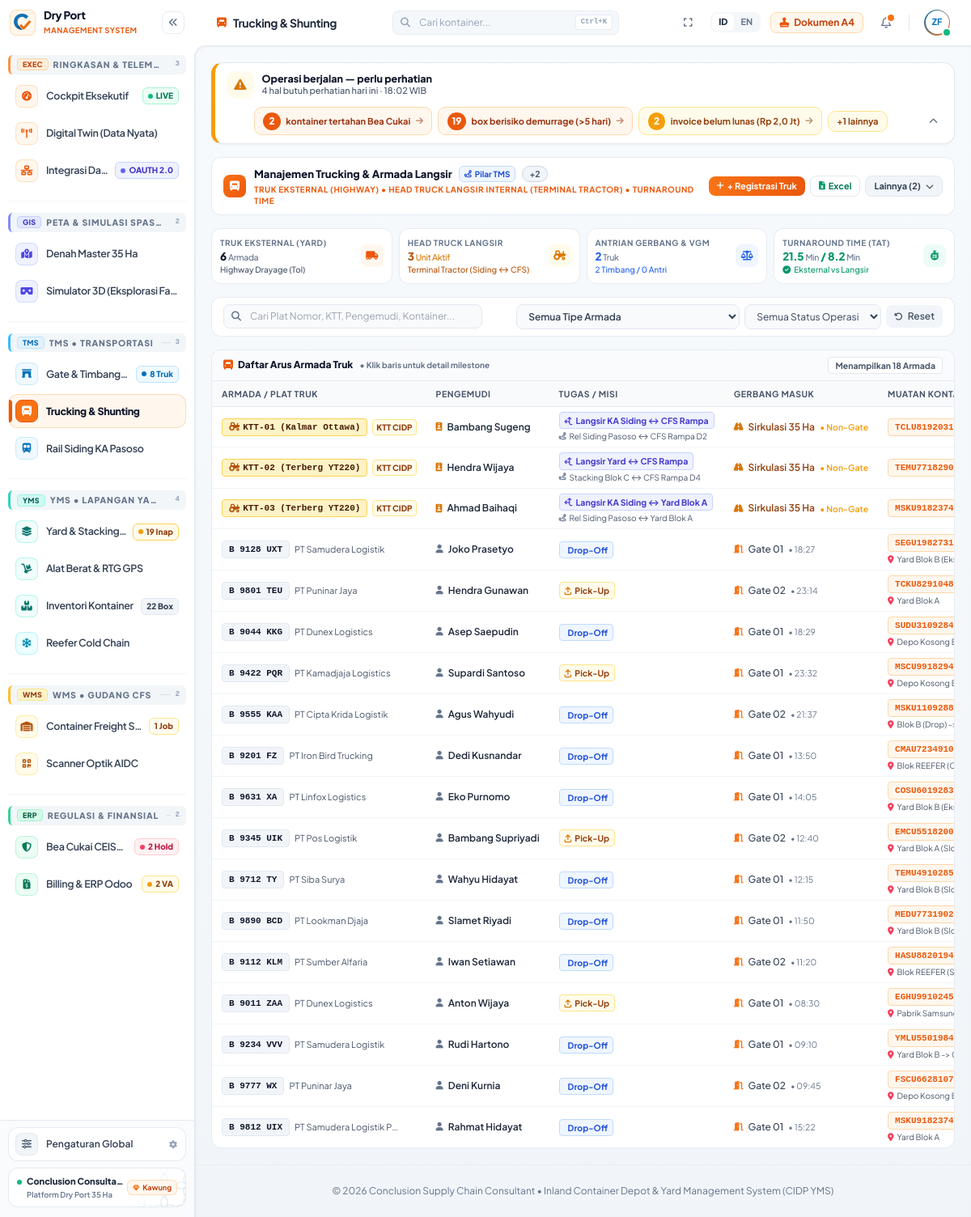
Page /dashboard.php?page=trucking (signed in) on the committed database.
### tables this page shows
CREATE TABLE `trucks` (
  `id` int(11) NOT NULL AUTO_INCREMENT,
  `license_plate` varchar(20) NOT NULL,
  `rfid_tag` varchar(50) DEFAULT NULL COMMENT 'Tag RFID armada',
  `driver_name` varchar(100) DEFAULT NULL,
  `company` varchar(100) DEFAULT NULL,
  `job_type` enum('drop_off','pick_up') NOT NULL DEFAULT 'drop_off',
  `mission_type` varchar(50) DEFAULT 'DROP_EXPORT',
  `container_number` varchar(20) DEFAULT NULL,
  `destination` varchar(100) DEFAULT 'Yard Blok A',
  `target_block` varchar(15) DEFAULT 'A',
  `do_number` varchar(50) DEFAULT NULL,
  `weight_gross` decimal(10,2) DEFAULT 0.00,
  `weight_tare` decimal(10,2) DEFAULT 0.00,
  `status` enum('queuing','at_gate','in_yard','loading','gate_out') DEFAULT 'queuing',
  `gate_in_time` datetime DEFAULT NULL,
  `gate_out_time` datetime DEFAULT NULL,
  `created_at` datetime DEFAULT current_timestamp(),
  PRIMARY KEY (`id`)
);

### pages/trucking.php (the view, shortened to what the rows shown need)
<?php
require_once __DIR__ . '/../connection.php';
$raw_trucks = [];
try {
    $stmt = $pdo->query("SELECT * FROM trucks WHERE status != 'scheduled' ORDER BY id ASC");
    $raw_trucks = $stmt->fetchAll(PDO::FETCH_ASSOC);
} catch (Exception $e) {
    $raw_trucks = [];
}
$lanes = [
    'Gate 01 (Lane A - Inbound Heavy)',
    'Gate 02 (Lane B - Fast Track Empty)',
    'Gate 01 (Lane C - Reefer Priority)'
];
$yard_locations = [
    'loading' => 'Slot Blok B / Bay 08 (Proses Lift-Off oleh RS-02)',
    'in_yard' => 'Jalur Sirkulasi Blok A (Menuju Slot A-01-01)',
    'at_gate' => 'Jembatan Timbang Gate 01 (Sedang Ditimbang)',
    'queuing' => 'Jalur Antrian Pra-Gerbang Luar (Pre-Gate Buffer)',
    'gate_out' => 'Gate Out Lane 01 (Selesai Keluar Menuju Tol)'
];
$assigned_rs = [
    'RS-02 (Agus Setiawan)',
    'RS-01 (Budi Santoso)',
    'RTG-01 (Joko Susilo)',
    'RS-03 (Rudi Hermawan)'
];
$external_trucks = [];
foreach ($raw_trucks as $idx => $t) {
    $t['fleet_type'] = 'external';
    $t['fleet_label'] = 'Truk Eksternal (Highway)';
    $t['unit_model'] = 'Highway Drayage Prime Mover';
    $t['do_number'] = $t['do_number'] ?? ('DO-2026/CIDP/' . str_pad($idx + 101, 4, '0', STR_PAD_LEFT));
    $t['driver_sim'] = $t['driver_sim'] ?? ('SIM B2 Umum #' . (982100 + $idx));
    $t['gate_lane'] = $lanes[$idx % count($lanes)];
    $t['current_location'] = $yard_locations[$t['status']] ?? 'Area Lapangan';
    $t['handling_equipment'] = (!empty($t['container_number'])) ? $assigned_rs[$idx % count($assigned_rs)] : 'Menunggu Penugasan';
    $has_cont = !empty($t['container_number']);
    $db_gross = floatval($t['weight_gross'] ?? 0);
    $db_tare = floatval($t['weight_tare'] ?? 0);
    if ($db_gross > 0 && $db_tare > 0) {
        $gross = $db_gross;
        $tare = $db_tare;
        $net = max(0, $gross - $tare);
    } else {
        $tare = 12500 + ($idx * 150);
        $net = $has_cont ? (14000 + ($idx * 2100)) : 0;
        $gross = $tare + $net;
    }
    $t['weight_tare'] = $tare;
    $t['weight_net'] = $net;
    $t['weight_gross'] = $gross;
    if (!empty($t['gate_in_time']) && !empty($t['gate_out_time'])) {
        $mins = round((strtotime($t['gate_out_time']) - strtotime($t['gate_in_time'])) / 60);
        $t['tat_text'] = "{$mins} Menit (Selesai)";
    } elseif (!empty($t['gate_in_time'])) {
        $mins = round((time() - strtotime($t['gate_in_time'])) / 60);
        $t['tat_text'] = "{$mins} Menit (Berjalan)";
    } else {
        $t['tat_text'] = "Menunggu Gate-In";
    }
    $external_trucks[] = $t;
}
$trucks = array_merge($internal_trucks, $external_trucks);
?>
<div class="space-y-4">
    <div class="flex flex-col sm:flex-row sm:items-center justify-between gap-2.5 bg-white px-3.5 py-2.5 rounded-xl border border-slate-200/80 shadow-2xs">
        <div class="flex items-center space-x-2.5">
            <div>
                <div class="flex items-center space-x-2">
                    <h2 class="text-[13px] font-extrabold text-slate-900 leading-tight">Manajemen Trucking &amp; Armada Langsir</h2>
                </div>
            </div>
        </div>
    </div>
    <div class="bg-white rounded-xl shadow-2xs border border-slate-200/80 overflow-hidden">
        <div class="overflow-x-auto">
            <table class="w-full text-left border-collapse min-w-[720px]" id="truckTable">
                <thead>
                    <tr class="bg-slate-50/90 text-slate-500 text-[10px] uppercase font-bold tracking-wider border-b border-slate-200/80">
                        <th class="py-2 px-3">Armada / Plat Truk</th>
                        <th class="py-2 px-3">Pengemudi</th>
                        <th class="py-2 px-3">Tugas / Misi</th>
                        <th class="py-2 px-3">Gerbang Masuk</th>
                        <th class="py-2 px-3">Muatan Kontainer</th>
                    </tr>
                </thead>
                <tbody class="text-xs divide-y divide-slate-100">
                    <?php foreach ($trucks as $t): ?>
                        <?php
                        $is_shunting = (($t['fleet_type'] ?? '') === 'internal_shunting');
                        $json_pass = htmlspecialchars(json_encode([
                            'fleet_type' => $t['fleet_type'] ?? 'external',
                            'fleet_label' => $t['fleet_label'] ?? 'Truk Eksternal (Highway)',
                            'license_plate' => $t['license_plate'],
                            'unit_model' => $t['unit_model'] ?? 'Highway Prime Mover',
                            'rfid_tag' => $t['rfid_tag'],
                            'driver_name' => $t['driver_name'],
                            'driver_sim' => $t['driver_sim'],
                            'company' => $t['company'],
                            'do_number' => $t['do_number'],
                            'mission_label' => $t['mission_label'] ?? '',
                            'target_route' => $t['target_route'] ?? '',
                            'container_number' => $t['container_number'] ?? 'Chassis Siap Muat',
                            'gate_lane' => $t['gate_lane'],
                            'gate_in_time' => $t['gate_in_time'] ? date('d M Y, H:i \W\I\B', strtotime($t['gate_in_time'])) : 'Belum Masuk Gate',
                            'gate_out_time' => $t['gate_out_time'] ? date('d M Y, H:i \W\I\B', strtotime($t['gate_out_time'])) : ($is_shunting ? 'Sirkulasi Terminal 35 Ha (Non-Gate)' : 'Masih di Dalam Area'),
                            'current_location' => $t['current_location'],
                            'handling_equipment' => $t['handling_equipment'],
                            'weight_gross' => number_format($t['weight_gross'], 0, ',', '.') . ' kg',
                            'weight_tare' => number_format($t['weight_tare'], 0, ',', '.') . ' kg',
                            'weight_net' => number_format($t['weight_net'], 0, ',', '.') . ' kg',
                            'tat_text' => $t['tat_text'],
                            'status_raw' => $t['status'],
                            'status_text' => strtoupper($t['status'])
                        ]), ENT_QUOTES, 'UTF-8');
                        ?>
                        <tr class="hover:bg-orange-50/30 transition cursor-pointer truck-row group"
                            onclick='showGatePassModal(<?= $json_pass ?>)'
                            data-plate="<?= strtolower($t['license_plate']) ?>"
                            data-driver="<?= strtolower($t['driver_name']) ?>"
                            data-company="<?= strtolower($t['company']) ?>"
                            data-status="<?= strtolower($t['status']) ?>"
                            data-fleet-type="<?= strtolower($t['fleet_type'] ?? 'external') ?>"
                            data-container="<?= strtolower($t['container_number'] ?? '') ?>"
                            data-do="<?= strtolower($t['do_number']) ?>">
                            <td class="py-1.5 px-3 whitespace-nowrap">
                                <div class="flex items-center space-x-1.5">
                                    <?php if ($is_shunting): ?>
                                        <span class="font-mono font-extrabold text-amber-950 bg-amber-100 group-hover:bg-amber-200 border border-amber-300 px-2 py-0.5 rounded text-[11px] transition shadow-2xs flex items-center">
                                            <i class="fa-solid fa-tractor mr-1 text-amber-700 text-[10px]"></i>
                                            <?= htmlspecialchars($t['license_plate']) ?>
                                        </span>
                                        <span class="text-[9px] font-extrabold text-amber-800 bg-amber-50 border border-amber-200 px-1 py-0.5 rounded">
                                            KTT CIDP
                                        </span>
                                    <?php else: ?>
                                        <span class="font-mono font-bold text-slate-900 bg-slate-100 group-hover:bg-white group-hover:border-orange-300 px-2 py-0.5 rounded border border-slate-200 text-[11px] transition">
                                            <?= htmlspecialchars($t['license_plate']) ?>
                                        </span>
                                        <span class="text-slate-500 text-[11px] truncate max-w-[130px]">
                                            <?= htmlspecialchars($t['company']) ?>
                                        </span>
                                    <?php endif; ?>
                                </div>
                            </td>
                            <td class="py-1.5 px-3 whitespace-nowrap">
                                <div class="font-semibold text-slate-800 text-xs flex items-center">
                                    <i class="<?= $is_shunting ? 'fa-solid fa-id-badge text-amber-600' : 'fa-solid fa-user text-slate-400' ?> mr-1.5 text-[10px]"></i>
                                    <span><?= htmlspecialchars($t['driver_name']) ?></span>
                                </div>
                            </td>
                            <td class="py-1.5 px-3 whitespace-nowrap">
                                <?php if ($is_shunting): ?>
                                    <span class="inline-flex items-center px-1.5 py-0.5 rounded text-[10px] font-bold bg-indigo-50 text-indigo-700 border border-indigo-200">
                                        <i class="fa-solid fa-arrows-split-up-and-left mr-1 text-[9px] text-indigo-600"></i><?= htmlspecialchars($t['mission_label'] ?? 'Langsir Internal') ?>
                                    </span>
                                    <div class="text-[9px] text-slate-500 mt-0.5 flex items-center">
                                        <i class="fa-solid fa-route mr-1 text-slate-400 text-[8px]"></i><?= htmlspecialchars($t['target_route'] ?? '') ?>
                                    </div>
                                <?php else: ?>
                                    <?php
                                    $mType = $t['mission_type'] ?? '';
                                    if ($mType === 'drop_export'): ?>
                                        <span class="inline-flex items-center px-1.5 py-0.5 rounded text-[10px] font-bold bg-blue-50 text-blue-700 border border-blue-200">
                                            <i class="fa-solid fa-arrow-down-to-bracket mr-1 text-[9px] text-blue-600"></i>Drop Ekspor
                                        </span>
                                    <?php elseif ($mType === 'pick_import'): ?>
                                        <span class="inline-flex items-center px-1.5 py-0.5 rounded text-[10px] font-bold bg-amber-50 text-amber-800 border border-amber-200">
                                            <i class="fa-solid fa-arrow-up-from-bracket mr-1 text-[9px] text-amber-600"></i>Pick-Up Impor
                                        </span>
                                    <?php elseif ($mType === 'empty_return'): ?>
                                        <span class="inline-flex items-center px-1.5 py-0.5 rounded text-[10px] font-bold bg-slate-100 text-slate-700 border border-slate-200">
                                            <i class="fa-solid fa-rotate-left mr-1 text-[9px] text-slate-600"></i>Empty Return
                                        </span>
                                    <?php elseif ($mType === 'empty_release'): ?>
                                        <span class="inline-flex items-center px-1.5 py-0.5 rounded text-[10px] font-bold bg-cyan-50 text-cyan-800 border border-cyan-200">
                                            <i class="fa-solid fa-box-open mr-1 text-[9px] text-cyan-600"></i>Empty Release
                                        </span>
                                    <?php elseif ($mType === 'dual_cycle'): ?>
                                        <span class="inline-flex items-center px-1.5 py-0.5 rounded text-[10px] font-bold bg-purple-50 text-purple-700 border border-purple-200">
                                            <i class="fa-solid fa-arrows-rotate mr-1 text-[9px] text-purple-600"></i>Dual Cycle
                                        </span>
                                    <?php elseif (($t['job_type'] ?? 'drop_off') === 'pick_up'): ?>
                                        <span class="inline-flex items-center px-1.5 py-0.5 rounded text-[10px] font-bold bg-amber-50 text-amber-800 border border-amber-200">
                                            <i class="fa-solid fa-arrow-up-from-bracket mr-1 text-[9px] text-amber-600"></i>Pick-Up
                                        </span>
                                    <?php else: ?>
                                        <span class="inline-flex items-center px-1.5 py-0.5 rounded text-[10px] font-bold bg-blue-50 text-blue-700 border border-blue-200">
                                            <i class="fa-solid fa-arrow-down-to-bracket mr-1 text-[9px] text-blue-600"></i>Drop-Off
                                        </span>
                                    <?php endif; ?>
                                <?php endif; ?>
                            </td>
                            <td class="py-1.5 px-3 whitespace-nowrap">
                                <?php if ($is_shunting): ?>
                                    <div class="text-xs text-amber-800 font-semibold flex items-center">
                                        <i class="fa-solid fa-road mr-1.5 text-amber-600 text-[10px]"></i>
                                        <span>Sirkulasi 35 Ha</span>
                                        <span class="text-amber-500 text-[10px] ml-1.5">• Non-Gate</span>
                                    </div>
                                <?php else: ?>
                                    <div class="text-xs text-slate-700 flex items-center">
                                        <i class="fa-solid fa-door-open text-orange-500 mr-1.5 text-[10px]"></i>
                                        <span class="font-medium"><?= explode('(', $t['gate_lane'])[0] ?></span>
                                        <span class="text-slate-400 text-[10px] ml-1.5">• <?= $t['gate_in_time'] ? date('H:i', strtotime($t['gate_in_time'])) : '-' ?></span>
                                    </div>
                                <?php endif; ?>
                            </td>
                            <td class="py-1.5 px-3 whitespace-nowrap">
                                <?php if (!empty($t['container_number'])): ?>
                                    <span class="font-mono font-bold text-orange-600 bg-orange-50 px-2 py-0.5 rounded border border-orange-200 text-[11px] block w-fit">
                                        <?= htmlspecialchars($t['container_number']) ?>
                                    </span>
                                <?php else: ?>
                                    <span class="text-slate-400 italic text-[11px] block">Chassis Kosong</span>
                                <?php endif; ?>
                                <?php if (!empty($t['destination']) || !empty($t['target_block'])): ?>
                                    <span class="text-[9px] text-slate-500 flex items-center mt-0.5">
                                        <i class="fa-solid fa-location-dot mr-1 text-rose-500"></i><?= htmlspecialchars($t['destination'] ?: ('Blok ' . $t['target_block'])) ?>
                                    </span>
                                <?php endif; ?>
                            </td>
                        </tr>
                    <?php endforeach; ?>
                </tbody>
            </table>
        </div>
    </div>
</div>

### rows in the picture
trucks: license_plate "B 9128 UXT", company "PT Samudera Logistik", driver_name "Joko Prasetyo", mission_type "Drop-Off", gate_lane "Gate 01", gate_in_time "18:27", container_number "SEGU1982731", destination "Yard Blok B…"
trucks: license_plate "B 9801 TEU", company "PT Puninar Jaya", driver_name "Hendra Gunawan", job_type "pick_up" (drawn), mission_type "Pick-Up", gate_lane "Gate 02", gate_in_time "23:14", container_number "TCKU8291048", destination "Yard Blok A"
trucks: license_plate "B 9044 KKG", company "PT Dunex Logistics", driver_name "Asep Saepudin", mission_type "Drop-Off", gate_lane "Gate 01", gate_in_time "18:29", container_number "SUDU3109284", destination "Depo Kosong…"
trucks: license_plate "B 9422 PQR", company "PT Kamadjaja Logistics", driver_name "Supardi Santoso", job_type "pick_up" (drawn), mission_type "Pick-Up", gate_lane "Gate 01", gate_in_time "23:32", container_number "MSCU9918294", destination "Depo Kosong…"
trucks: license_plate "B 9555 KAA", company "PT Cipta Krida Logistik", driver_name "Agus Wahyudi", mission_type "Drop-Off", gate_lane "Gate 02", gate_in_time "21:37", container_number "MSKU1109288", destination "Blok B (Drop)…"
trucks: license_plate "B 9201 FZ", company "PT Iron Bird Trucking", driver_name "Dedi Kusnandar", mission_type "Drop-Off", gate_lane "Gate 01", gate_in_time "13:50", container_number "CMAU7234910", destination "Blok REEFER…"
trucks: license_plate "B 9631 XA", company "PT Linfox Logistics", driver_name "Eko Purnomo", mission_type "Drop-Off", gate_lane "Gate 01", gate_in_time "14:05", container_number "COSU6019283", destination "Yard Blok B…"
trucks: license_plate "B 9345 UIK", company "PT Pos Logistik", driver_name "Bambang Supriyadi", job_type "pick_up" (drawn), mission_type "Pick-Up", gate_lane "Gate 02", gate_in_time "12:40", container_number "EMCU5518200", destination "Yard Blok A…"
trucks: license_plate "B 9712 TY", company "PT Siba Surya", driver_name "Wahyu Hidayat", mission_type "Drop-Off", gate_lane "Gate 01", gate_in_time "12:15", container_number "TEMU4910285", destination "Yard Blok B…"
trucks: license_plate "B 9890 BCD", company "PT Lookman Djaja", driver_name "Slamet Riyadi", mission_type "Drop-Off", gate_lane "Gate 01", gate_in_time "11:50", container_number "MEDU7731902", destination "Yard Blok B…"
trucks: license_plate "B 9112 KLM", company "PT Sumber Alfaria", driver_name "Iwan Setiawan", mission_type "Drop-Off", gate_lane "Gate 02", gate_in_time "11:20", container_number "HASU8820194", destination "Blok REEFER…"
trucks: license_plate "B 9011 ZAA", company "PT Dunex Logistics", driver_name "Anton Wijaya", job_type "pick_up" (drawn), mission_type "Pick-Up", gate_lane "Gate 01", gate_in_time "08:30", container_number "EGHU9910245", destination "Pabrik…"
trucks: license_plate "B 9234 VVV", company "PT Samudera Logistik", driver_name "Rudi Hartono", mission_type "Drop-Off", gate_lane "Gate 01", gate_in_time "09:10", container_number "YMLU5501984", destination "Yard Blok B ->…"
trucks: license_plate "B 9777 WX", company "PT Puninar Jaya", driver_name "Deni Kurnia", mission_type "Drop-Off", gate_lane "Gate 02", gate_in_time "09:45", container_number "FSCU6628107", destination "Depo Kosong…"
trucks: license_plate "B 9812 UIX", company "PT Samudera Logistik P…", driver_name "Rahmat Hidayat", mission_type "Drop-Off", gate_lane "Gate 01", gate_in_time "15:22", container_number "MSKU9182374", destination "Yard Blok A"

### other values in the picture
$zone_code "EXEC"
$cluster_title "RINGKASAN & TELEM…"
count($filtered_items) "3"
$item['label'] "Cockpit Eksekutif"
$badge['text'] "LIVE"
$item['label'] "Digital Twin (Data Nyata)"
$item['label'] "Integrasi Da…"
$badge['text'] "OAUTH 2.0"
$zone_code "GIS"
$cluster_title "PETA & SIMULASI SPA…"
count($filtered_items) "2"
$item['label'] "Denah Master 35 Ha"
$item['label'] "Simulator 3D (Eksplorasi Fa…"
$zone_code "TMS"
$cluster_title "TMS • TRANSPORTASI"
